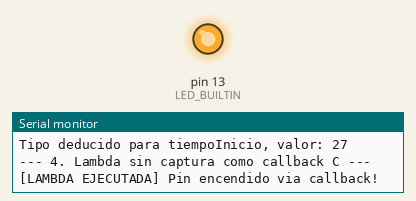
Bench run of a sketch on a simulated Arduino Uno, built with avr-gcc and run on an emulated ATmega328P. Shown: output pins drawn as LEDs (lit = HIGH), the last lines printed to the serial monitor.

Above: at 0.1 s.
At 0.6 s:
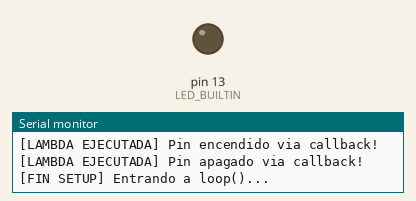
Timing chart, 0 to 2.1 s (numbered marks = the images above):
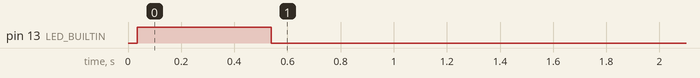

The sketch:

01_CPP11_Embedded.ino
```cpp
/**
 * ============================================================================
 * TUTORIAL 11 (C++11): La Base del C++ Moderno en Sistemas Embebidos
 * ============================================================================
 * Este código demuestra:
 * 1. 'constexpr': Evaluación matemática en compilación (0 ciclos de CPU en el micro).
 * 2. 'enum class' con tipo subyacente explícito (: uint8_t) para ahorrar SRAM y evitar colisiones.
 * 3. 'static_assert': Pruebas unitarias de arquitectura ejecutadas por el compilador.
 * 4. 'nullptr': Tipado seguro frente al ambiguo NULL o 0.
 * 5. 'auto': Inferencia de tipos sin sobrecarga de runtime.
 * 6. Lambdas sin captura: Decaen directamente a punteros de función C normales de costo cero.
 *
 * Compatible con: Arduino Uno, Nano, Mega, ESP32, RP2040, STM32.
 * ============================================================================
 */

#include <Arduino.h>
#include <stdint.h>

#ifndef LED_BUILTIN
#define LED_BUILTIN 2
#endif

// ============================================================================
// 1. CONSTEXPR: Cómputo en tiempo de compilación
// ============================================================================
// Esta función calcula el divisor de Baud Rate de la UART en tiempo de compilación.
// La operación matemática la hace el procesador de tu PC al compilar, no el microcontrolador!
constexpr uint16_t calcularUartBaud(uint32_t f_cpu, uint32_t baud) {
    return static_cast<uint16_t>((f_cpu / (16UL * baud)) - 1);
}

// Constante resuelta en compilación
constexpr uint16_t UBRR_VAL = calcularUartBaud(16000000UL, 115200);

// ============================================================================
// 2. ENUM CLASS: Enumeraciones con alcance y tamaño de memoria explícito
// ============================================================================
// Al especificar ': uint8_t', garantizamos que este enum ocupe solo 1 byte en SRAM
// en lugar de los 2 o 4 bytes de un enum C tradicional.
enum class EstadoSensor : uint8_t {
    DESCONECTADO = 0,
    CALIBRANDO   = 1,
    LISTO        = 2,
    ERROR_CRC    = 3
};

// ============================================================================
// 3. STATIC_ASSERT: Validación estricta en tiempo de compilación
// ============================================================================
// Si el tamaño no es 1 byte, la compilación se detendrá con el mensaje de error
static_assert(sizeof(EstadoSensor) == 1, "Error: EstadoSensor debe ocupar exactamente 1 byte de SRAM");
static_assert(UBRR_VAL >= 0, "Error: UBRR_VAL no puede ser negativo");

// ============================================================================
// 4. LAMBDAS SIN CAPTURA COMO CALLBACKS DE COSTO CERO
// ============================================================================
using AccionLed_t = void (*)(uint8_t);

void invocarAccion(uint8_t pin, AccionLed_t accion) {
    if (accion != nullptr) { // Uso de nullptr (fuertemente tipado)
        accion(pin);
    }
}

void setup() {
    Serial.begin(115200);
    while (!Serial && millis() < 3000);

    pinMode(LED_BUILTIN, OUTPUT);

    Serial.println(F("\n=================================================="));
    Serial.println(F(" C++11 EMBEBIDO: CONSTEXPR, ENUM CLASS Y LAMBDAS  "));
    Serial.println(F("=================================================="));

    // 1. Mostrar valor de constexpr
    Serial.println(F("\n--- 1. constexpr (Calculado en compilacion) ---"));
    Serial.print(F("UBRR_VAL precalculado para 16MHz y 115200 baud: "));
    Serial.println(UBRR_VAL);

    // 2. Mostrar enum class
    Serial.println(F("\n--- 2. enum class (: uint8_t) ---"));
    EstadoSensor estado = EstadoSensor::LISTO;
    Serial.print(F("sizeof(EstadoSensor): "));
    Serial.print(sizeof(estado));
    Serial.println(F(" byte(s)"));
    Serial.print(F("Valor numerico subyacente: "));
    Serial.println(static_cast<uint8_t>(estado));

    // 3. Uso de auto
    Serial.println(F("\n--- 3. Inferencia con auto ---"));
    auto tiempoInicio = millis(); // 'auto' deduce uint32_t sin sobrecarga
    Serial.print(F("Tipo deducido para tiempoInicio, valor: "));
    Serial.println(tiempoInicio);

    // 4. Invocación de Lambda sin captura
    // Una lambda []() { ... } sin captura se convierte automáticamente
    // en un puntero a función estándar sin gastar memoria dinámica
    Serial.println(F("\n--- 4. Lambda sin captura como callback C ---"));
    invocarAccion(LED_BUILTIN, [](uint8_t p) {
        digitalWrite(p, HIGH);
        Serial.println(F("[LAMBDA EJECUTADA] Pin encendido via callback!"));
    });
    delay(500);
    invocarAccion(LED_BUILTIN, [](uint8_t p) {
        digitalWrite(p, LOW);
        Serial.println(F("[LAMBDA EJECUTADA] Pin apagado via callback!"));
    });

    Serial.println(F("\n[FIN SETUP] Entrando a loop()..."));
}

void loop() {
    delay(1000);
}
```
